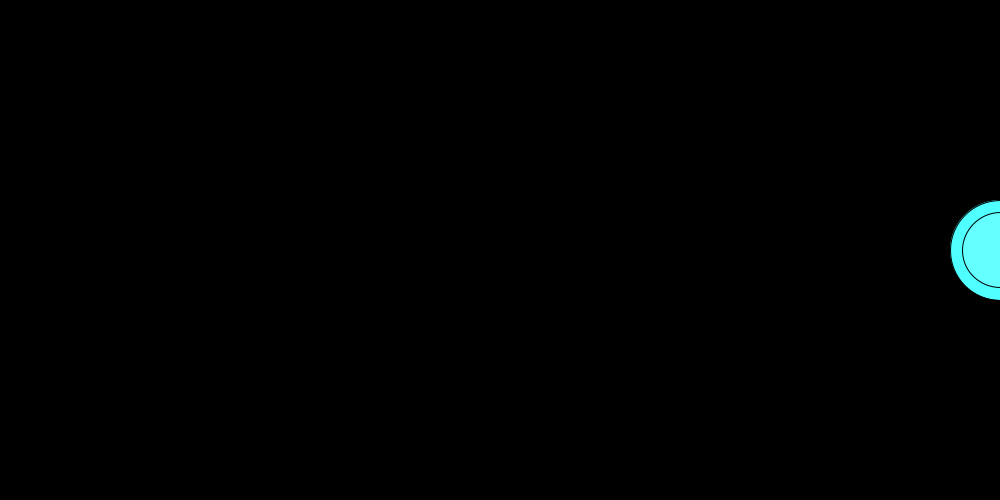
Frame 1 (no input)
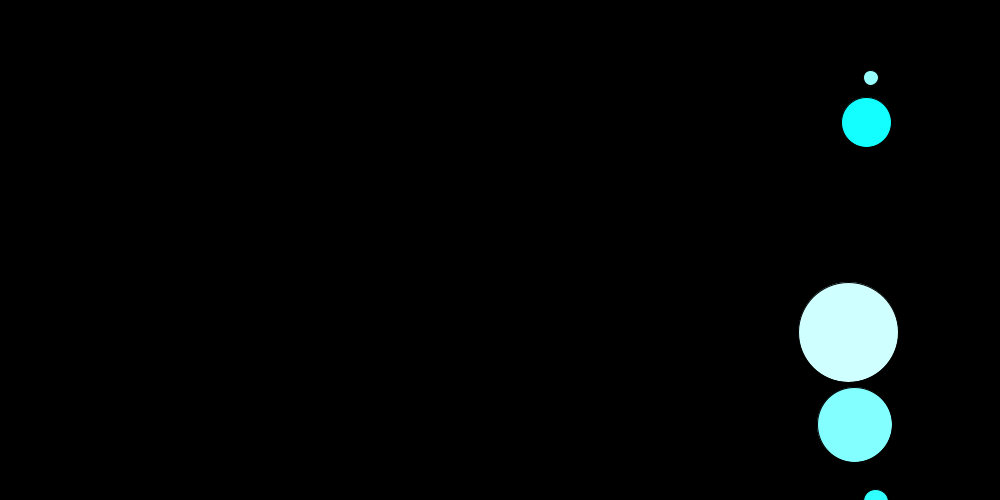
Frame 60 (the mouse pressed at the canvas centre just before this capture)
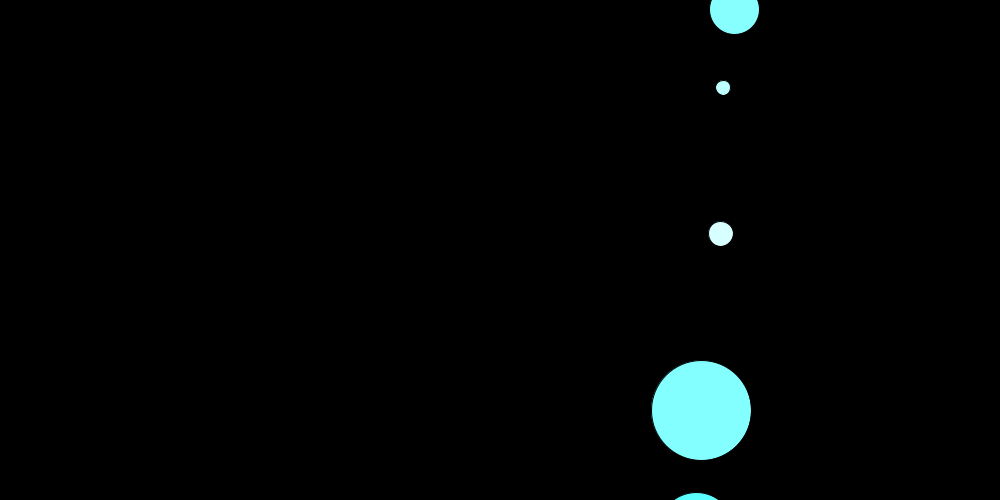
Frame 120 (the mouse held since frame 60 and released just before this capture)

The Processing sketch that drew these frames (run headless with seeded random() and noise(); from frame 60 on, the mouse is pressed at the canvas centre):

// Processing sketch: class_priya
// ── class_priya.pde
Priya G1, G2, G3, G4, G5 ;
void setup()
{
  size(1000, 500);
  G1 = new Priya(100);
  G2 = new Priya(50);
  G3 = new Priya(25);
  G4 = new Priya(15);
  G5 = new Priya(75);
}
void draw()
{ 
  background(0);

  G1.display();
  G1.moved();
  G1.top();

  G2.display();
  G2.moved();
  G2.top();

  G3.display();
  G3.moved();
  G3.top();

  G4.display();
  G4.moved();
  G4.top();

  G5.display();
  G5.moved();
  G5.top();
}
class Priya
{
  float x;
  float y;
  float diameter;
  float speedx=5;
  float speedy=random(-10, 10);
  Priya(float ptr)
  {
    x=width;
    y=height/2;
    diameter=ptr;
  }
  void display()
  {
    fill(random(255), 255, 255);
    ellipse(x, y, diameter, diameter);
  }
  void moved()
  {
    x +=random( speedx);
    y +=random( speedy);
  }
  void top()
  {
    if (x>width||x<0)
    { 
      speedx=speedx*-1;
    }
    if (y>height||y<0)
    { 
      speedy=speedy*-1;
    }
  }
}
